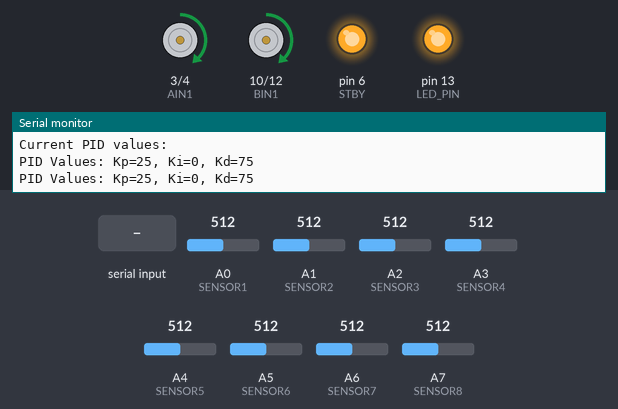
A sketch run on a simulated Arduino Nano, built with avr-gcc and run on an emulated ATmega328P. Shown: motor-driver pin pairs drawn as motors (green arrow = first pin HIGH = forward, orange = second pin HIGH = backward, longer = more drive, scaled by the enable pin, stopped while the standby pin is LOW), output pins drawn as LEDs (lit = HIGH), the last lines printed to the serial monitor. The inputs (shaded band) are chosen by the test bench; at power-on: A2 (SENSOR3) = 512, A0 (SENSOR1) = 512, A1 (SENSOR2) = 512, A3 (SENSOR4) = 512, A7 (SENSOR8) = 512, A4 (SENSOR5) = 512, A5 (SENSOR6) = 512, A6 (SENSOR7) = 512.

Above: at 1.3 s.
1.4 s: A2 (SENSOR3) set to 484
At 1.7 s:
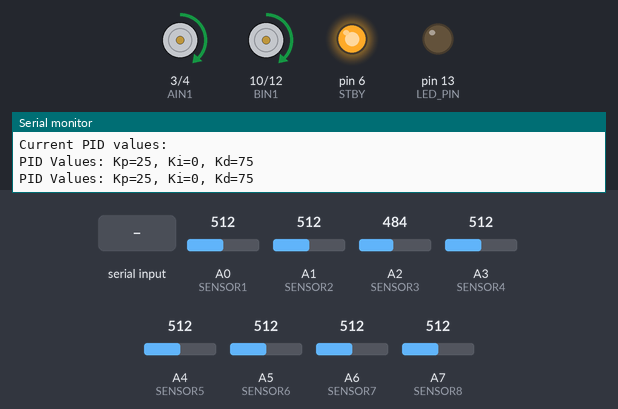
2.9 s: A0 (SENSOR1) set to 488
At 3.5 s:
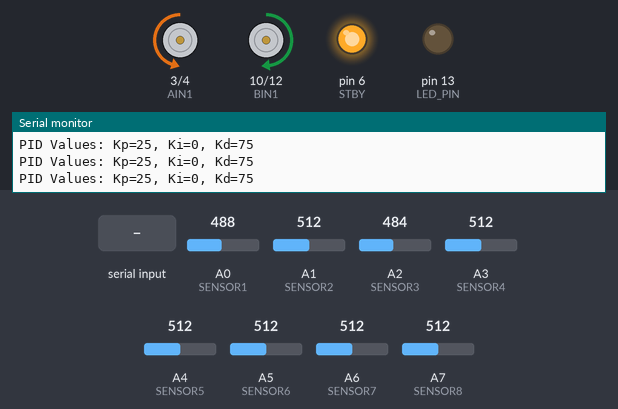
4.4 s: "p90\n" received over Serial
At 5.3 s:
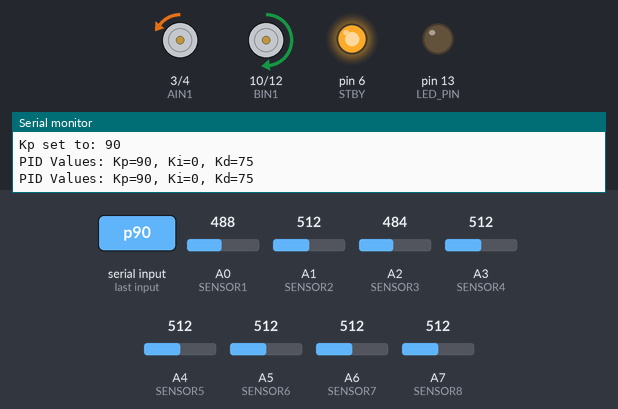
5.9 s: A1 (SENSOR2) set to 488
At 6.3 s:
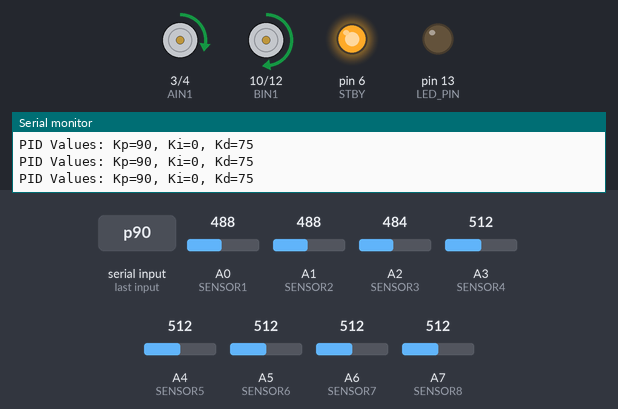
7.4 s: A3 (SENSOR4) set to 490
At 8.6 s:
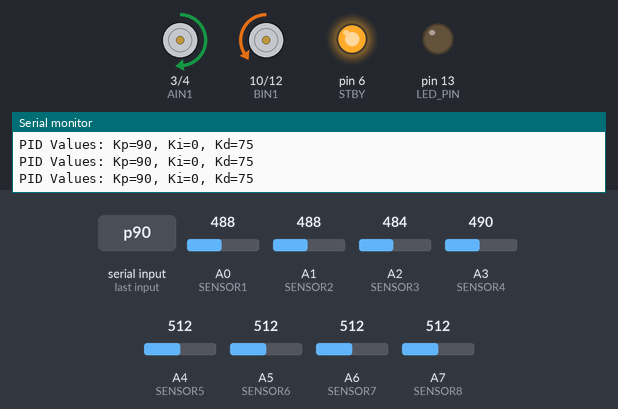
8.9 s: A7 (SENSOR8) set to 490
At 9.8 s:
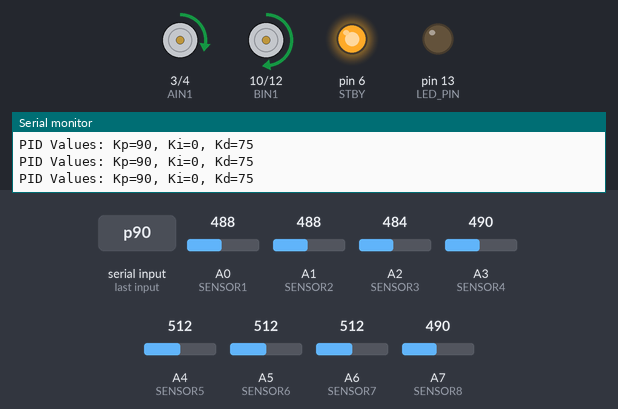
Timing chart, 0 to 11.4 s (numbered marks = the images above; inputs shaded):
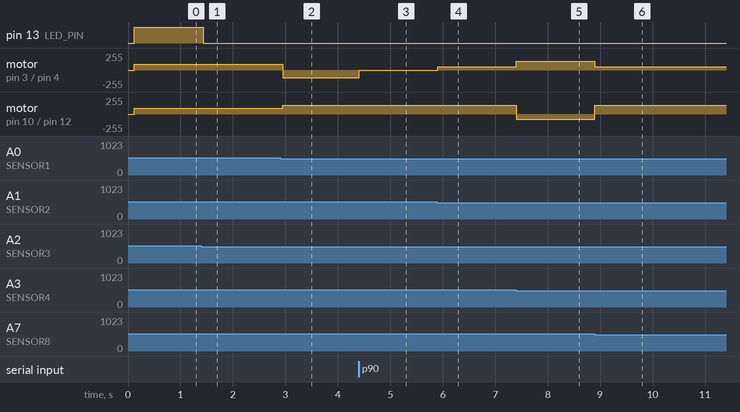

Measured:
- the behaviour switches between 501 and 500 on A2 (SENSOR3) (found by bisection; images 0 and 1)
- the behaviour switches between 501 and 500 on A0 (SENSOR1) (found by bisection; images 1 and 2)
- the behaviour switches between 501 and 500 on A1 (SENSOR2) (found by bisection; images 3 and 4)
- after the input at 1.4 s, pin 13 (LED_PIN): HIGH → LOW at once
- after the input at 2.9 s, motor on pin 3 (AIN1) / pin 4 (AIN2): forward 90/255 → backward 118/255 after 0.05 s; motor on pin 10 (BIN1) / pin 12 (BIN2): forward 90/255 → forward 130/255 after 0.05 s
- after the input at 4.4 s, motor on pin 3 (AIN1) / pin 4 (AIN2): backward 118/255 → backward 4/255 at once
- after the input at 5.9 s, motor on pin 3 (AIN1) / pin 4 (AIN2): backward 4/255 → forward 51/255 at once; motor on pin 10 (BIN1) / pin 12 (BIN2): forward 130/255 → forward 129/255 at once
- after the input at 7.4 s, motor on pin 3 (AIN1) / pin 4 (AIN2): forward 51/255 → forward 130/255 at once; motor on pin 10 (BIN1) / pin 12 (BIN2): forward 129/255 → backward 76/255 at once
- after the input at 8.9 s, motor on pin 3 (AIN1) / pin 4 (AIN2): forward 130/255 → forward 51/255 at once; motor on pin 10 (BIN1) / pin 12 (BIN2): backward 76/255 → forward 129/255 at once

The sketch:

line_follower_pid.ino
```cpp
/*
 * Line Following Robot with PID Control
 *
 * Hardware:
 * - Arduino Nano
 * - TB6612FNG Motor Driver
 * - HC-05 Bluetooth Module (for PID tuning only)
 * - 8-Channel IR Sensor Array (RLSO8)
 * - LM2596 Buck Converter
 *
 * Bluetooth is used only for tuning Kp, Ki, and Kd values
 */

// ===================
// Motor Driver Pins Configuration
// ===================
// Define pins connected to the motor driver for both left and right motors.
#define PWMA 5     // Left Motor PWM (speed control)
#define AIN1 3     // Left Motor Direction Pin 1
#define AIN2 4     // Left Motor Direction Pin 2
#define STBY 6     // Standby Pin (enables/disables the motor driver)
#define PWMB 9     // Right Motor PWM (speed control)
#define BIN1 10    // Right Motor Direction Pin 1
#define BIN2 12    // Right Motor Direction Pin 2

// ===================
// Sensor Array Pins Configuration
// ===================
// Define analog pins connected to the 8-channel IR sensor array.
// SENSOR1 is the rightmost sensor and SENSOR8 is the leftmost sensor.
#define SENSOR1 A0
#define SENSOR2 A1
#define SENSOR3 A2
#define SENSOR4 A3
#define SENSOR5 A4
#define SENSOR6 A5
#define SENSOR7 A6
#define SENSOR8 A7

// ===================
// LED Pin Configuration
// ===================
// LED to indicate special conditions like checkpoints.
#define LED_PIN 13

// ===================
// PID and Sensor Constants
// ===================
// SENSOR_COUNT: Total number of sensors used.
// BLACK_LINE: Determines whether the robot follows a black line (1) or a white line (0).
// SENSOR_THRESHOLD: Analog threshold value to convert sensor readings into binary.
#define SENSOR_COUNT 8
#define BLACK_LINE 1
#define SENSOR_THRESHOLD 500

// ===================
// PID Controller Parameters (Initial Values)
// ===================
// These values can be tuned via Bluetooth commands.
int Kp = 25;    // Proportional gain
int Ki = 0;     // Integral gain
int Kd = 75;    // Derivative gain

// ===================
// Robot Movement Parameters
// ===================
// Define base speeds and other constants used for controlling the robot's movement.
int baseSpeed = 90;      // Base motor speed (0-255)
int maxSpeed = 130;       // Maximum motor speed limit
int brakeTime = 50;       // Time in milliseconds for braking maneuvers
int turnSpeedReduction = 30; // Percentage reduction in speed when turning

// ===================
// PID Calculation Variables
// ===================
// Variables used in the PID calculations.
int lastError = 0;       // Previous error for derivative calculation
int integral = 0;        // Accumulated error for integral calculation

// ===================
// Control and Status Variables
// ===================
// isRunning: Indicates whether the robot is actively following the line.
// bluetoothData: Stores incoming data from the Bluetooth module for PID tuning.
// errorDirection: Tracks the last known direction of error when the line is lost.
bool isRunning = true;
String bluetoothData = "";
int errorDirection = 0;

// ===================
// Feedback Timing Variables
// ===================
// lastFeedbackTime: Last time feedback was sent via Bluetooth.
// FEEDBACK_INTERVAL: How often (in milliseconds) to send updated PID values.
unsigned long lastFeedbackTime = 0;
const unsigned long FEEDBACK_INTERVAL = 1000; // 1 second

// ===================
// Setup Function: Initializes Hardware and Communication
// ===================
void setup() {
  // Initialize Serial Communication for Bluetooth (and debugging)
  Serial.begin(9600);

  // ===================
  // Initialize Motor Driver Pins
  // ===================
  pinMode(PWMA, OUTPUT);
  pinMode(AIN1, OUTPUT);
  pinMode(AIN2, OUTPUT);
  pinMode(STBY, OUTPUT);
  pinMode(PWMB, OUTPUT);
  pinMode(BIN1, OUTPUT);
  pinMode(BIN2, OUTPUT);

  // ===================
  // Initialize LED Pin
  // ===================
  pinMode(LED_PIN, OUTPUT);

  // ===================
  // Initialize Sensor Pins
  // ===================
  pinMode(SENSOR1, INPUT);
  pinMode(SENSOR2, INPUT);
  pinMode(SENSOR3, INPUT);
  pinMode(SENSOR4, INPUT);
  pinMode(SENSOR5, INPUT);
  pinMode(SENSOR6, INPUT);
  pinMode(SENSOR7, INPUT);
  pinMode(SENSOR8, INPUT);

  // Enable the motor driver by taking it out of standby mode
  digitalWrite(STBY, HIGH);

  // ===================
  // Print Startup Message and PID Tuning Instructions
  // ===================
  Serial.println("Line Follower Robot - Active");
  Serial.println("PID Tuning Commands:");
  Serial.println("p[value] - Set Kp value");
  Serial.println("i[value] - Set Ki value");
  Serial.println("d[value] - Set Kd value");
  Serial.println("Current PID values:");
  sendPIDValues();
}

// ===================
// Main Loop: Sensor Reading, PID Calculation, and Motor Control
// ===================
void loop() {
  // Process any incoming Bluetooth commands for PID tuning
  processBluetooth();

  // ===================
  // Sensor Reading
  // ===================
  // Read sensor array and get an 8-bit value representing the line position.
  uint8_t sensorValues = readSensors();

  // ===================
  // PID Calculation
  // ===================
  // Calculate the error value based on sensor readings.
  int error = calculateError(sensorValues);
  // Use the error to calculate the PID output.
  int pidValue = calculatePID(error);

  // ===================
  // Special Conditions Handling
  // ===================
  // Check if the robot is at a checkpoint (middle sensors detect the line)
  if (isCheckpoint(sensorValues)) {
    digitalWrite(LED_PIN, HIGH);  // Turn on LED at checkpoints
  } else {
    digitalWrite(LED_PIN, LOW);
  }

  // Check if the robot is at a crossroad (combination of center and outer sensors)
  if (isCrossroad(sensorValues)) {
    // At crossroads, go straight for a short period to cross the intersection.
    moveForward(baseSpeed, baseSpeed);
    delay(100);
  }
  // Check if the robot has reached the finish line (all sensors detect the line)
  else if (isFinishLine(sensorValues)) {
    // Apply a short brake, stop motors, and put motor driver in standby.
    shortBrake(150);
    stopMotors();
    digitalWrite(STBY, LOW);
    isRunning = false;
    Serial.println("Finish line detected - Stopped");
    delay(3000);  // Wait for 3 seconds at the finish line

    // Restart the robot after finishing.
    digitalWrite(STBY, HIGH);
    isRunning = true;
  }
  // Check if the robot has lost the line
  else if (isOutOfLine(sensorValues)) {
    // Handle the case where the robot is off the line.
    handleOutOfLine();
  }
  // Normal operation: Follow the line using PID control.
  else {
    // Calculate individual motor speeds based on the PID output.
    int leftSpeed = baseSpeed - pidValue;
    int rightSpeed = baseSpeed + pidValue;

    // Constrain motor speeds to within the allowed range.
    leftSpeed = constrain(leftSpeed, -maxSpeed, maxSpeed);
    rightSpeed = constrain(rightSpeed, -maxSpeed, maxSpeed);

    // Set the motor speeds accordingly.
    setMotorSpeeds(leftSpeed, rightSpeed);
  }

  // ===================
  // Periodic Feedback
  // ===================
  // Send current PID values over Bluetooth at set intervals.
  sendPeriodicFeedback();
}

// ===================
// Feedback Functions
// ===================

// Send current PID values over Bluetooth at regular intervals.
void sendPeriodicFeedback() {
  unsigned long currentTime = millis();
  if (currentTime - lastFeedbackTime >= FEEDBACK_INTERVAL) {
    lastFeedbackTime = currentTime;
    sendPIDValues();
  }
}

// Send current PID values to the Serial monitor (Bluetooth).
void sendPIDValues() {
  Serial.print("PID Values: Kp=");
  Serial.print(Kp);
  Serial.print(", Ki=");
  Serial.print(Ki);
  Serial.print(", Kd=");
  Serial.println(Kd);
}

// ===================
// Sensor Reading and Error Calculation
// ===================

// Reads the 8-channel IR sensor array and returns an 8-bit value representing sensor states.
uint8_t readSensors() {
  uint8_t sensorValue = 0;

  // Read each sensor using analogRead and compare against the threshold.
  // The reading is inverted based on whether we're following a black line.
  bool s1 = (analogRead(SENSOR1) > SENSOR_THRESHOLD) ^ !BLACK_LINE;
  bool s2 = (analogRead(SENSOR2) > SENSOR_THRESHOLD) ^ !BLACK_LINE;
  bool s3 = (analogRead(SENSOR3) > SENSOR_THRESHOLD) ^ !BLACK_LINE;
  bool s4 = (analogRead(SENSOR4) > SENSOR_THRESHOLD) ^ !BLACK_LINE;
  bool s5 = (analogRead(SENSOR5) > SENSOR_THRESHOLD) ^ !BLACK_LINE;
  bool s6 = (analogRead(SENSOR6) > SENSOR_THRESHOLD) ^ !BLACK_LINE;
  bool s7 = (analogRead(SENSOR7) > SENSOR_THRESHOLD) ^ !BLACK_LINE;
  bool s8 = (analogRead(SENSOR8) > SENSOR_THRESHOLD) ^ !BLACK_LINE;

  // Combine each sensor's binary result into a single byte.
  sensorValue = (s1 << 0) | (s2 << 1) | (s3 << 2) | (s4 << 3) |
                (s5 << 4) | (s6 << 5) | (s7 << 6) | (s8 << 7);

  return sensorValue;
}

// Calculate the error value representing the deviation from the center of the line.
// Returns a value between -3500 and 3500.
int calculateError(uint8_t sensorValues) {
  float weightedSum = 0;   // Sum of weighted sensor positions
  int activeCount = 0;     // Count of sensors detecting the line

  // Loop through each sensor (0 to SENSOR_COUNT-1)
  for (int i = 0; i < SENSOR_COUNT; i++) {
    // If the sensor bit is set, add its weighted contribution.
    if (bitRead(sensorValues, i)) {
      weightedSum += i * 1000;
      activeCount++;
    }
  }

  int position = 0;
  if (activeCount > 0) {
    // Calculate the average position of the line.
    position = weightedSum / activeCount;
  }

  // Error is calculated as deviation from the center position (3500).
  int error = position - 3500;

  // Update error direction (used when line is lost)
  if (activeCount > 0) {
    if (error > 0) errorDirection = 1;
    else if (error < 0) errorDirection = -1;
  }

  // If no sensor is active, assign error based on the last known error direction.
  if (activeCount == 0) {
    if (errorDirection > 0) error = 3500;
    else if (errorDirection < 0) error = -3500;
  }

  return error;
}

// Calculate the PID output value based on the current error.
int calculatePID(int error) {
  // Proportional term is the error itself.
  int P = error;

  // Accumulate the error for the integral term.
  integral += error;
  // Constrain the integral term to prevent windup.
  integral = constrain(integral, -10000, 10000);
  int I = integral;

  // Derivative term is the difference between current error and last error.
  int D = error - lastError;
  lastError = error;

  // Combine the three PID components.
  int pidValue = (Kp * P) / 100 + (Ki * I) / 100 + (Kd * D) / 100;

  return pidValue;
}

// ===================
// Special Conditions: Checkpoints, Crossroads, and Finish Line Detection
// ===================

// Check if the robot is at a checkpoint (middle four sensors detect the line).
bool isCheckpoint(uint8_t sensorValues) {
  return (sensorValues & 0b00111100) == 0b00111100;
}

// Check if the robot is at a crossroad (center sensors and both outer sensors detect the line).
bool isCrossroad(uint8_t sensorValues) {
  return ((sensorValues & 0b00011000) == 0b00011000) &&
         ((sensorValues & 0b10000001) == 0b10000001);
}

// Check if the robot is at the finish line (all sensors detect the line).
bool isFinishLine(uint8_t sensorValues) {
  // Confirm finish line by checking if all bits are set.
  if (sensorValues == 0b11111111) {
    delay(100);  // Delay to avoid false detection
    uint8_t confirmValues = readSensors();
    return (confirmValues == 0b11111111);
  }
  return false;
}

// Check if the robot is completely off the line.
bool isOutOfLine(uint8_t sensorValues) {
  return sensorValues == 0;
}

// Handle the scenario when the robot loses the line.
void handleOutOfLine() {
  // Apply a short brake to prevent overshooting.
  shortBrake(brakeTime / 2);

  // Turn in the direction of the last known error.
  if (errorDirection < 0) {
    // Last known error indicates line was to the left, so turn left.
    turnLeft(baseSpeed * (100 - turnSpeedReduction) / 100);
  } else {
    // Otherwise, turn right.
    turnRight(baseSpeed * (100 - turnSpeedReduction) / 100);
  }

  // Continue turning until the line is detected again.
  unsigned long startTime = millis();
  while (isOutOfLine(readSensors())) {
    // Timeout after 2 seconds to avoid an infinite loop.
    if (millis() - startTime > 2000) {
      break;
    }
    delay(10);  // Small delay for stability
  }
}

// ===================
// Bluetooth Command Processing for PID Tuning
// ===================

// Continuously checks for Bluetooth commands and accumulates them.
void processBluetooth() {
  while (Serial.available() > 0) {
    char c = Serial.read();

    // Check for end-of-line characters to determine command end.
    if (c == '\n' || c == '\r') {
      if (bluetoothData.length() > 0) {
        processCommand(bluetoothData);
        bluetoothData = "";
      }
    } else {
      bluetoothData += c;
    }
  }
}

// Process a complete Bluetooth command string to update PID parameters.
void processCommand(String command) {
  if (command.length() > 0) {
    // The command's first character determines which PID value to update.
    char cmd = command.charAt(0);

    switch (cmd) {
      case 'p':  // Update Kp value.
        Kp = command.substring(1).toInt();
        Serial.print("Kp set to: ");
        Serial.println(Kp);
        break;

      case 'i':  // Update Ki value.
        Ki = command.substring(1).toInt();
        // Reset the integral to avoid sudden jumps.
        integral = 0;
        Serial.print("Ki set to: ");
        Serial.println(Ki);
        break;

      case 'd':  // Update Kd value.
        Kd = command.substring(1).toInt();
        Serial.print("Kd set to: ");
        Serial.println(Kd);
        break;
    }

    // Send the updated PID values after any change.
    sendPIDValues();
  }
}

// ===================
// Motor Control Functions
// ===================

// Set the speeds of the left and right motors.
void setMotorSpeeds(int leftSpeed, int rightSpeed) {
  // Set left motor direction based on the sign of leftSpeed.
  if (leftSpeed >= 0) {
    digitalWrite(AIN1, HIGH);
    digitalWrite(AIN2, LOW);
  } else {
    digitalWrite(AIN1, LOW);
    digitalWrite(AIN2, HIGH);
    leftSpeed = -leftSpeed;  // Convert negative speed to positive for PWM.
  }

  // Set right motor direction based on the sign of rightSpeed.
  if (rightSpeed >= 0) {
    digitalWrite(BIN1, HIGH);
    digitalWrite(BIN2, LOW);
  } else {
    digitalWrite(BIN1, LOW);
    digitalWrite(BIN2, HIGH);
    rightSpeed = -rightSpeed;  // Convert negative speed to positive.
  }

  // Set motor speeds using PWM.
  analogWrite(PWMA, leftSpeed);
  analogWrite(PWMB, rightSpeed);
}

// Move forward by setting both motors to drive forward.
void moveForward(int leftSpeed, int rightSpeed) {
  digitalWrite(AIN1, HIGH);
  digitalWrite(AIN2, LOW);
  digitalWrite(BIN1, HIGH);
  digitalWrite(BIN2, LOW);

  analogWrite(PWMA, leftSpeed);
  analogWrite(PWMB, rightSpeed);
}

// Turn left by driving the left motor in reverse and right motor forward.
void turnLeft(int speed) {
  digitalWrite(AIN1, LOW);
  digitalWrite(AIN2, HIGH);
  digitalWrite(BIN1, HIGH);
  digitalWrite(BIN2, LOW);

  analogWrite(PWMA, speed);
  analogWrite(PWMB, speed);
}

// Turn right by driving the right motor in reverse and left motor forward.
void turnRight(int speed) {
  digitalWrite(AIN1, HIGH);
  digitalWrite(AIN2, LOW);
  digitalWrite(BIN1, LOW);
  digitalWrite(BIN2, HIGH);

  analogWrite(PWMA, speed);
  analogWrite(PWMB, speed);
}

// Stop both motors completely.
void stopMotors() {
  digitalWrite(AIN1, LOW);
  digitalWrite(AIN2, LOW);
  digitalWrite(BIN1, LOW);
  digitalWrite(BIN2, LOW);

  analogWrite(PWMA, 0);
  analogWrite(PWMB, 0);
}

// Short brake: Quickly stops the motors by electrically shorting motor terminals.
void shortBrake(int duration) {
  // Set PWM to zero.
  analogWrite(PWMA, 0);
  analogWrite(PWMB, 0);

  // Short the motor terminals to quickly halt motion.
  digitalWrite(AIN1, HIGH);
  digitalWrite(AIN2, HIGH);
  digitalWrite(BIN1, HIGH);
  digitalWrite(BIN2, HIGH);

  delay(duration);  // Hold the brake for the specified duration.
}
```
